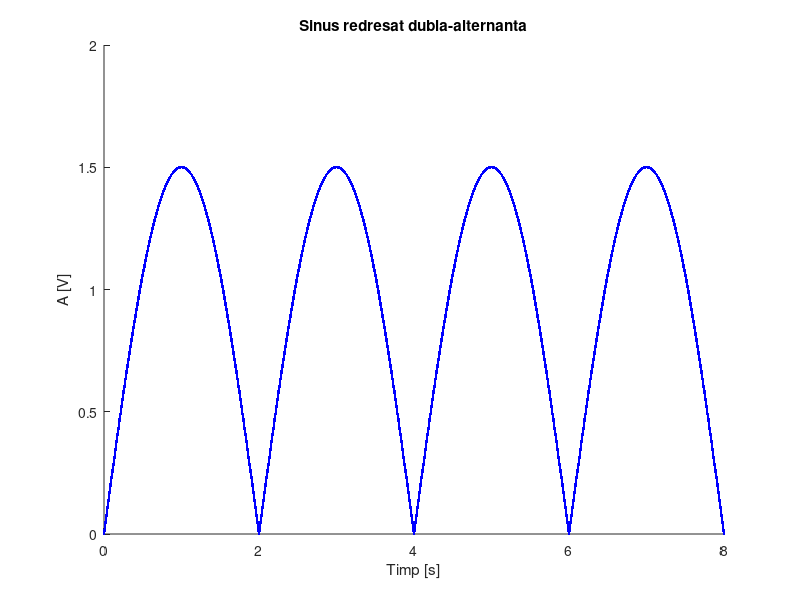
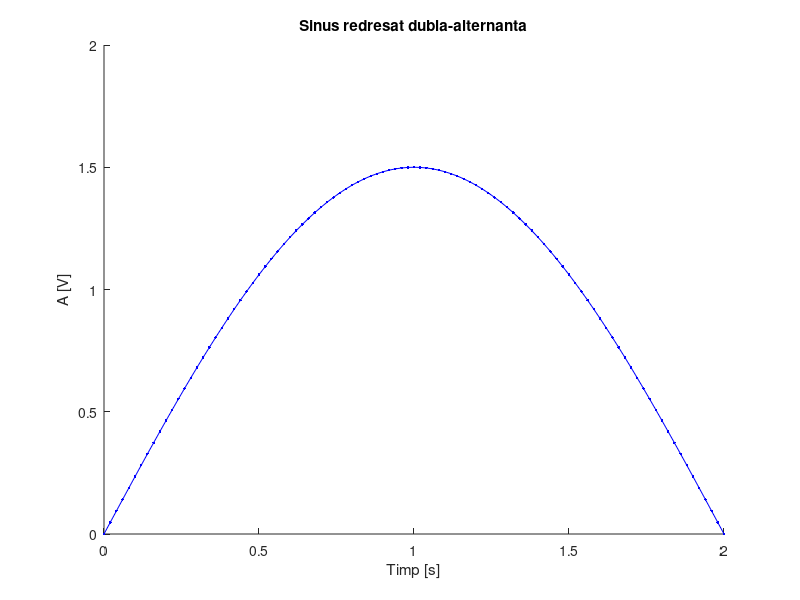
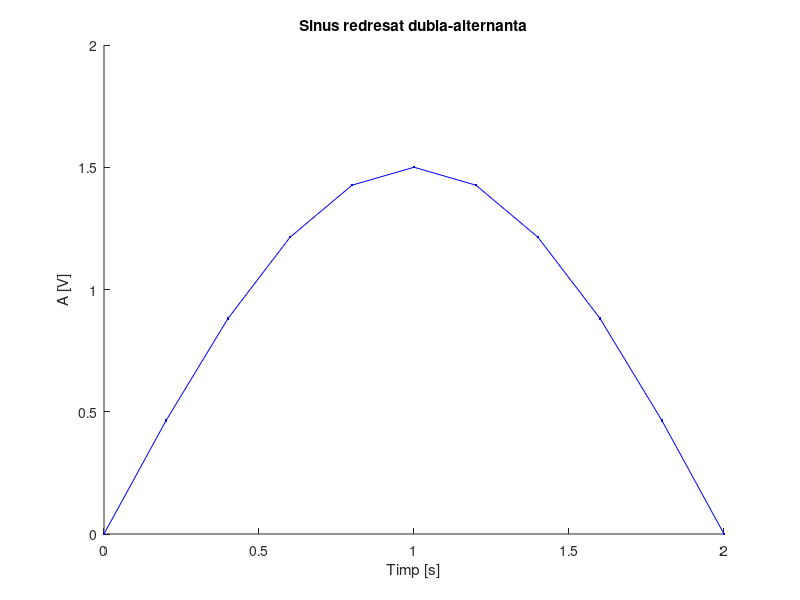

These figures' MATLAB source, in order:
%Semnal sinusoidal redresat dubla-alternanta
%T=4s, A=1.5
figure(1)
hold on
t=0:0.002:8;    %0.002=2ms=rezolutia temporara

x=1.5*abs(sin(2*pi*t*1/4));   %redresare
plot(t, x, '-b.');
title('Sinus redresat dubla-alternanta')
xlabel('Timp [s]')
ylabel('A [V]')

figure(2)
hold on
t=0:0.02:2;     %0.02=20ms=rezolutia temporara
x=1.5*abs(sin(2*pi*t*1/4));   %redresare
plot(t, x, '-b.');
title('Sinus redresat dubla-alternanta')
xlabel('Timp [s]')
ylabel('A [V]')

figure(3)
hold on
t=0:0.2:2;    %0.2=200ms=rezolutia temporara
x=1.5*abs(sin(2*pi*t*1/4));   %redresare
plot(t, x, '-b.');
title('Sinus redresat dubla-alternanta')
xlabel('Timp [s]')
ylabel('A [V]')

%title, xlabel, ylabel precizeaza titlul graficului si a etichetelor axelor
%Intrucat sin(t) are implicit perioada 1 si A =1, argumentul trebuie
%inmultit cu 1/4 pentru a corespunde T=4s, iar functia insasi cu 1.5 pentru
%a satisface A=1.5
%Graficul fiecarui subpunct a fost creat intr-un grafic separat utilizand 
%comanda figure(n).Hold on retine graficele deja existente in sistemul de 
%axe asupra caruia se opereaza.
%Cu ajutorul functiei plot se traseaza graficul.